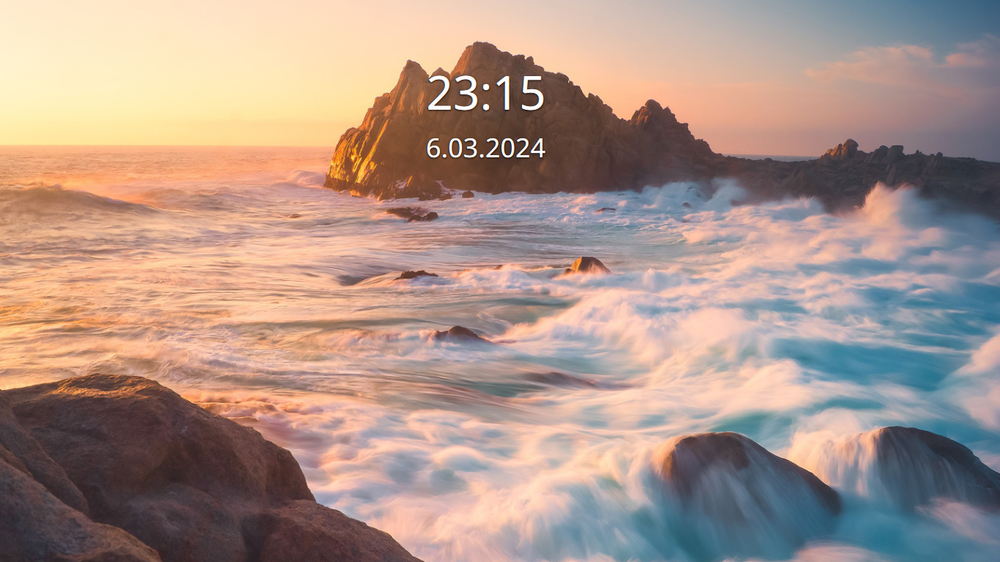
%> input picture img-processing/desktop.png, 1000 x 562 px, shrunk from 1366 x 768 before the run
$ octave morphologicalOperations.m   (GNU Octave 9; MATLAB toolbox functions it lacks are replaced by stand-ins)
%> lines starting %> are read from the running program, lines starting %| are printed output that depends on the picture; in (x1, y1, x2, y2) boxes, pixels count from 0 and x2, y2 are one past the last pixel; in counts of white or black regions, pixels touching at a corner belong together; the program's own positions count from 1


%% Morphological Operations

clc, clear all, close all, format compact

pkg load image

img = imread("desktop.png");
%> img is the input picture: size 562x1000x3 uint8; mean R, G, B 171.5, 147.9, 137.2

img_raw = img;

gry_img = rgb2gray(img);
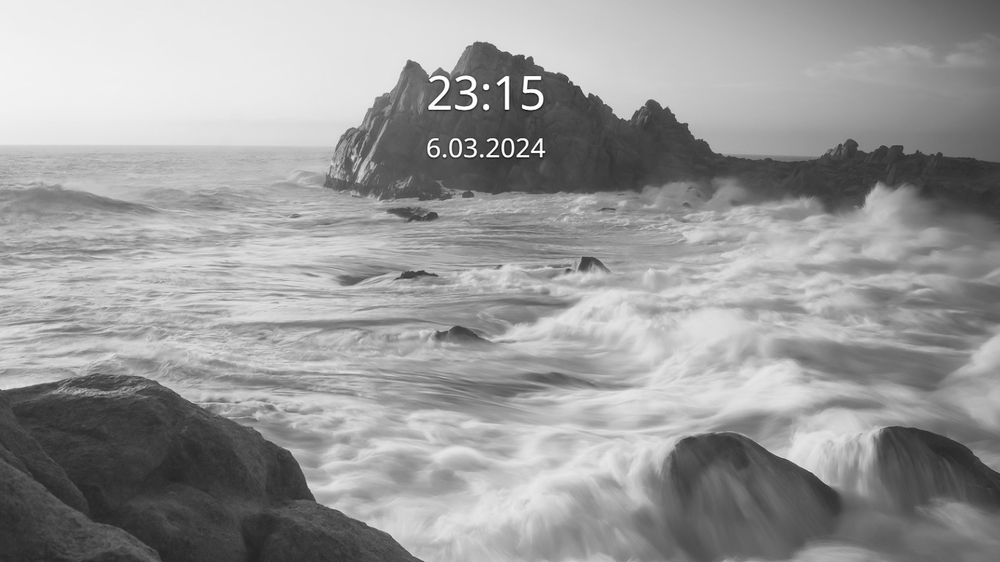
%> gry_img: size 562x1000 uint8; min 18, max 255, mean 153.8

###### THRESHOLDING
##threshold = 0.8;
threshold = graythresh(gry_img);
%> threshold = 0.545
BW = im2bw(gry_img, threshold); % imbinarize
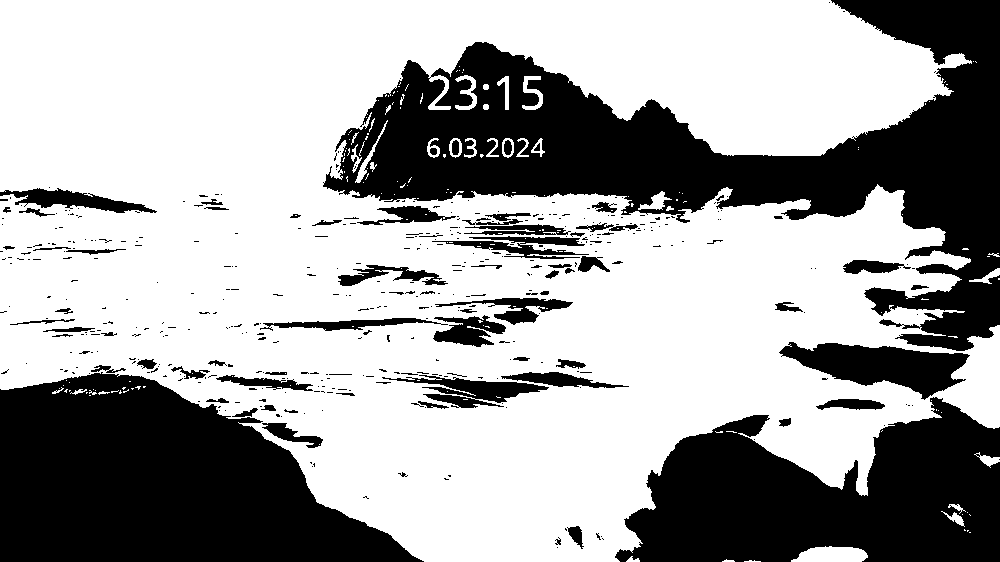
%> BW: size 562x1000 logical; 64.2% white; 436 black regions (358 under 20 px), largest, box (x1, y1, x2, y2) and area: (323, 0, 1000, 351) 78936, (0, 372, 424, 562) 53846, (615, 397, 1000, 562) 41857
##figure, imshowpair(gry_img, BW, "montage");
img_thresh = BW;

###### MORPHOLOGICAL OPERATIONS
###### open-> all white px of that size r kept, rest black (erode, dilate)
###### open-> all black px of that size r kept, rest white (dilate, erode)

###### ISOLATE LANDMASSES
SE = strel ("disk", 10);
img = imclose(BW, SE);
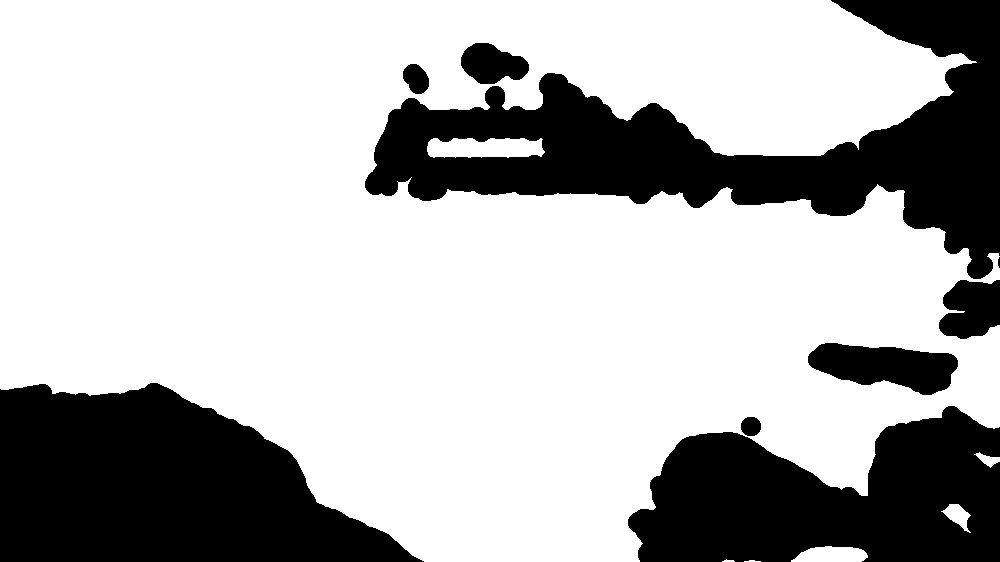
%> img: size 562x1000 logical; 70.8% white; 9 black regions (1 under 20 px), largest, box (x1, y1, x2, y2) and area: (365, 0, 1000, 279) 61133, (0, 383, 424, 562) 52235, (628, 406, 1000, 562) 40062

SE = strel ("disk", 30);
img = imopen(BW, SE);
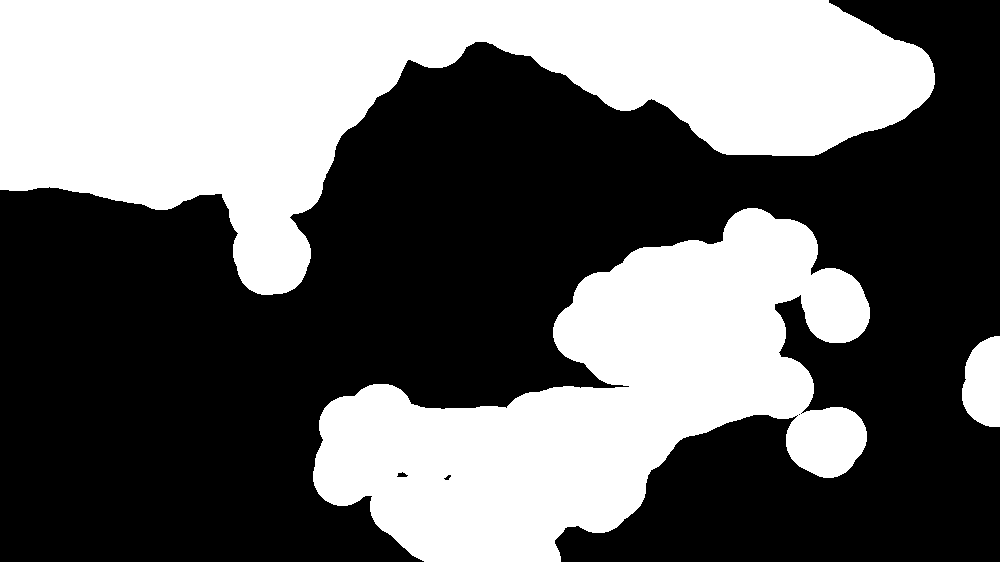
%> img: size 562x1000 logical; 41.3% white; 3 white regions, box (x1, y1, x2, y2) and area: (0, 0, 935, 295) 133344, (313, 208, 870, 562) 95918, (962, 336, 1000, 427) 2796

figure, imshowpair(img_thresh, img, "montage");
%> after `imshowpair(img_thresh, img, "montage")`:
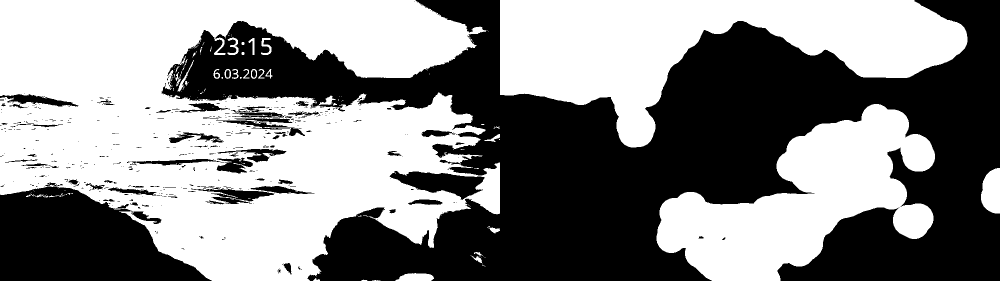
%> displayed picture: size 562x2000, on the screen's scale of 0 to 255 (shown at 1/2 size); 52.8% white; 437 black regions (358 under 20 px), largest, box (x1, y1, x2, y2) and area: (323, 0, 2000, 562) 450679, (0, 372, 424, 562) 53846, (779, 342, 970, 400) 5759
